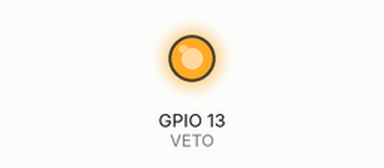
Simulated run of this program. Board: Raspberry Pi (BCM pin numbers). On the bench: output pins drawn as LEDs (lit = HIGH). Pins used as bus, display or sensor lines are not drawn.

Above: at 0.1 s.
At 40.1 s:
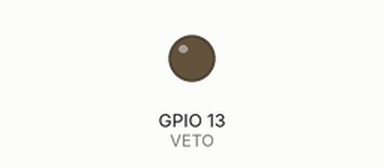
Timing chart, 0 to 41.6 s (numbered marks = the images above):
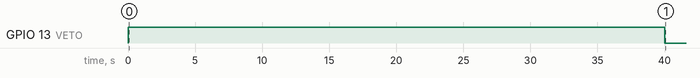

Measured:
- by itself, GPIO 13 (VETO): LOW → HIGH at 0.00 s, → LOW 40.0 s later

The program:

gpio_loop.py
```python
import RPi.GPIO as GPIO
import time
import sys

#if len(sys.argv) != 2:
#    print(f"Usage: python {sys.argv[0]} <loop_count>")
#    sys.exit(1)
#
#try:
#    n_loop = int(sys.argv[1])
#    if n_loop <= 0:
#        raise ValueError
#except ValueError:
#    print("Please provide a positive integer for loop_count.")
#    sys.exit(1)

PIN = 5
VETO = 13
period = 0.02     # sec
ontime = 0.0003    # sec   must be > 0.0002
offtime = period - ontime

GPIO.setmode(GPIO.BCM)
GPIO.setup(PIN,  GPIO.OUT)
GPIO.setup(VETO, GPIO.OUT)

try:
    count = 0
    while True:
        if count < 2000:
            GPIO.output(VETO, GPIO.HIGH)
        else:
            GPIO.output(VETO, GPIO.LOW)

        GPIO.output(PIN, GPIO.HIGH)
        time.sleep(ontime)
        GPIO.output(PIN, GPIO.LOW)
        time.sleep(offtime)

        count += 1

except KeyboardInterrupt:
    print("")
    GPIO.output(PIN, GPIO.LOW)
    GPIO.output(VETO, GPIO.LOW)
    print("DONE")

finally:
    GPIO.output(PIN, GPIO.LOW)
    GPIO.output(VETO, GPIO.LOW)
    GPIO.cleanup()
```
